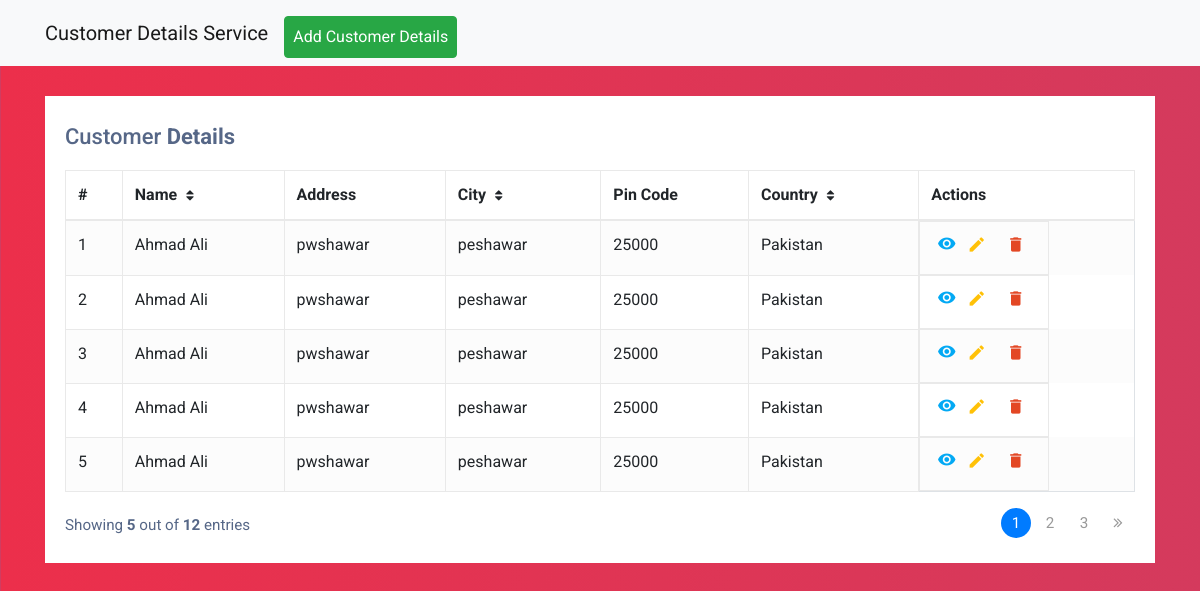
The page / on the database its author committed.
### tables this page shows
CREATE TABLE `customersdetails` (
  `id` int(11) NOT NULL,
  `name` varchar(550) NOT NULL,
  `address` varchar(550) NOT NULL,
  `city` varchar(200) NOT NULL,
  `pin_code` decimal(10,0) NOT NULL,
  `country` varchar(200) NOT NULL,
  `description` longtext DEFAULT NULL
);

### index.php (the view, shortened to what this page needs)
<?php
$pdo = require_once "connection.php";
?>
<?php
$limit = 5;
if (isset($_GET['page'])){
    $page = $_GET['page'];
}else {
    $page = 1;
}
$offset = ($page - 1) * $limit;
$statement = $pdo->prepare("SELECT * FROM customersdetails LIMIT {$offset}, {$limit}");
$statement->execute();
$details = $statement->fetchAll(PDO::FETCH_ASSOC);
$statement = $pdo->prepare("SELECT * FROM customersdetails");
$statement->execute();
$records = $statement->fetchAll(PDO::FETCH_ASSOC);
?>
<!DOCTYPE html>
<html lang="en">
<head>
    <link
            rel="stylesheet"
            href="https://stackpath.bootstrapcdn.com/bootstrap/4.5.0/css/bootstrap.min.css"
    />
    <link
            rel="stylesheet"
            href="https://maxcdn.bootstrapcdn.com/font-awesome/4.7.0/css/font-awesome.min.css"
    />
</head>
<body>
<nav class="navbar navbar-expand-lg navbar-light bg-light">
    <div class="container">
        <a class="navbar-brand" href="index.php">Customer Details Service</a>
        <div class="collapse navbar-collapse" id="navbarNav">
            <ul class="navbar-nav">
                <li class="nav-item active">
                    <a
                            class="btn btn-success mt-2 nav-link"
                            style="color: #ffff !important"
                            href="insert.php"
                    >Add Customer Details <span class="sr-only">(current)</span></a
                    >
                </li>
            </ul>
        </div>
    </div>
</nav>
<div class="container-xl">
    <div class="table-responsive">
        <div class="table-wrapper">
            <div class="table-title">
                <div class="row">
                    <div class="col-sm-8">
                        <h2>Customer <b>Details</b></h2>
                    </div>
                </div>
            </div>
            <table class="table table-striped table-hover table-bordered">
                <thead>
                <tr>
                    <th>#</th>
                    <th>Name <i class="fa fa-sort"></i></th>
                    <th>Address</th>
                    <th>City <i class="fa fa-sort"></i></th>
                    <th>Pin Code</th>
                    <th>Country <i class="fa fa-sort"></i></th>
                    <th>Actions</th>
                </tr>
                </thead>
                <tbody>
                <?php foreach ($details as $i => $detail) : ?>
                    <tr>
                        <td><?php echo $i + 1 ?></td>
                        <td><?php echo $detail["name"] ?></td>
                        <td><?php echo $detail["address"] ?></td>
                        <td><?php echo $detail["city"] ?></td>
                        <td><?php echo $detail["pin_code"] ?></td>
                        <td><?php echo $detail["country"] ?></td>
                        <td class="d-flex flex-row">
                            <a href="view.php?id=<?php echo $detail['id'] ?>" class="view" title="View"
                               data-toggle="tooltip"
                            ><i class="material-icons">&#xE417;</i></a
                            >
                            <form class="d-flex flex-row" method="get" action="update.php">
                                <button class="edit mr-2" title="Edit" data-toggle="tooltip" type="submit"
                                        style="outline: none !important;  border: none !important; background-color: transparent;">
                                    <i class="material-icons">&#xE254;</i></button
                                >
                            </form>
                            <form class="d-flex flex-row" method="post" action="delete.php">
                                <button type="submit"
                                        class="delete"
                                        title="Delete"
                                        data-toggle="tooltip"
                                        style="outline: none !important;  border: none !important; background-color: transparent;"
                                ><i class="material-icons">&#xE872;</i></button>
                            </form>
                        </td>
                    </tr>
                <?php
                endforeach;
                ?>
                </tbody>
            </table>
            <div class="clearfix">
                <div class="hint-text">
                    Showing <b><?php echo sizeof($details)?></b> out of <b><?php echo sizeof($records)?></b> entries
                </div>
                <?php
                if(sizeof($records) > 0){
                    $totalRecords = sizeof($records);
                    $totalPages = ceil($totalRecords / $limit);
                    echo "<ul class='pagination'>";
                    for($a = 1; $a <=$totalPages; $a++){
                        if($a == $page){
                            $active = "page-item active";
                        }else{
                            $active = "page-item";
                        }
                        echo "<li class='{$active}'><a href='index.php?page={$a}' class='page-link'>{$a}</a></li>";
                    }
                    if($totalPages > $page){
                        echo '<li class="page-item">
                        <a href="index.php?page='.($page + 1).'" class="page-link"
                        ><i class="fa fa-angle-double-right"></i
                            ></a>
                    </li>';
                    }
                    echo "</ul>";
                }
                ?>
            </div>
        </div>
    </div>
</div>
</body>
</html>

### index.php (style rules this page uses)
body { color: #566787; background: #009fff; background: -webkit-linear-gradient( to right, #ec2f4b, #009fff ); background: linear-gradient( to right, #ec2f4b, #009fff ); background-size: 1000%; animation: bg-animation 50s infinite alternate; font-family: "Roboto", sans-serif; }
nav { background: linear-gradient(to right, #ffffff00, #ffffff00) !important; }
.table-responsive { margin: 30px 0; }
.table-wrapper { min-width: 1000px; background: #fff; padding: 20px; box-shadow: 0 1px 1px rgba(0, 0, 0, 0.05); }
.table-title { padding-bottom: 10px; margin: 0 0 10px; min-width: 100%; }
.table-title h2 { margin: 8px 0 0; font-size: 22px; }
table.table tr th, table.table tr td { border-color: #e9e9e9; }
table.table-striped tbody tr:nth-of-type(odd) { background-color: #fcfcfc; }
table.table th i { font-size: 13px; margin: 0 5px; cursor: pointer; }
table.table td:last-child { width: 130px; }
table.table td a { color: #a0a5b1; display: inline-block; margin: 0 5px; }
table.table td a.view { color: #03a9f4; }
table.table td button.edit { color: #ffc107; }
table.table td button.delete { color: #e34724; }
table.table td i { font-size: 19px; }
.pagination { float: right; margin: 0 0 5px; }
.pagination li a { border: none; font-size: 95%; width: 30px; height: 30px; color: #999; margin: 0 2px; line-height: 30px; border-radius: 30px !important; text-align: center; padding: 0; }
.pagination li.active a { background: #03a9f4; }
.pagination li i { font-size: 16px; padding-top: 6px; }
.hint-text { float: left; margin-top: 6px; font-size: 95%; }

### rows shown on the page
customersdetails: name "Ahmad Ali", address "pwshawar", city "peshawar", pin_code "25000", country "Pakistan"
customersdetails: name "Ahmad Ali", address "pwshawar", city "peshawar", pin_code "25000", country "Pakistan"
customersdetails: name "Ahmad Ali", address "pwshawar", city "peshawar", pin_code "25000", country "Pakistan"
customersdetails: name "Ahmad Ali", address "pwshawar", city "peshawar", pin_code "25000", country "Pakistan"
customersdetails: name "Ahmad Ali", address "pwshawar", city "peshawar", pin_code "25000", country "Pakistan"

### other values the page prints
sizeof($details) "5"
sizeof($records) "12"
